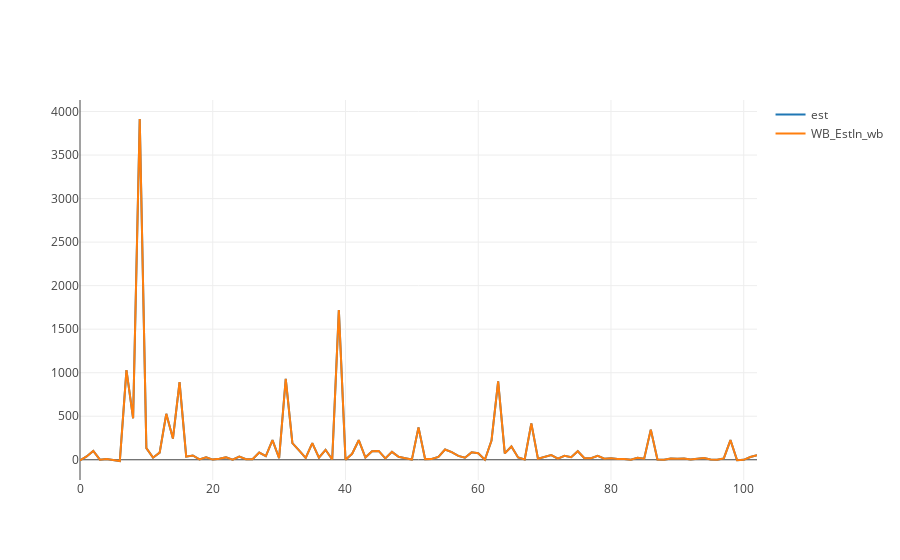

Notebook cell for this chart:
### Code cell
d1 = go.Scatter(
            x = list(range(len(est_intersection))),
            y = est_intersection.ESTIMATED_IN_estin,
            name = 'est'
            )

d2 = go.Scatter(
             x = list(range(len(est_intersection))),
            y = est_intersection['SUM(ESTIMATED_IN)'],
            name = 'WB_EstIn_wb'
            )
        

data =[d1, d2]

fig = go.Figure(data)

iplot(fig)
